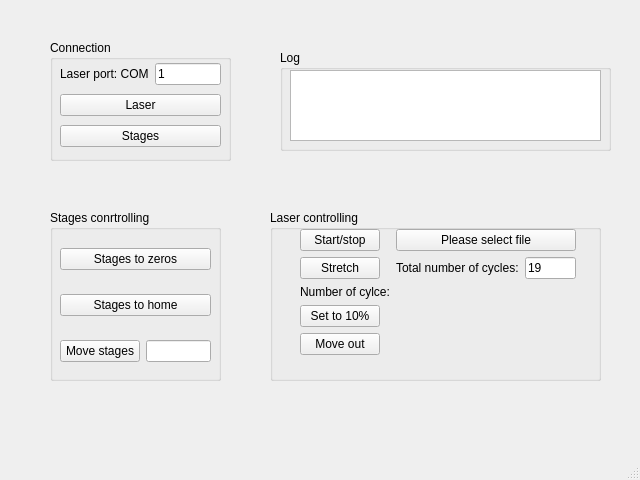
<?xml version="1.0" encoding="UTF-8"?>
<ui version="4.0">
 <class>MainWindow</class>
 <widget class="QMainWindow" name="MainWindow">
  <property name="geometry">
   <rect>
    <x>0</x>
    <y>0</y>
    <width>640</width>
    <height>480</height>
   </rect>
  </property>
  <property name="windowTitle">
   <string>Taper Making UI v.0.6_Dasha</string>
  </property>
  <widget class="QWidget" name="centralwidget">
   <widget class="QGroupBox" name="ConnectionBox">
    <property name="geometry">
     <rect>
      <x>50</x>
      <y>40</y>
      <width>181</width>
      <height>121</height>
     </rect>
    </property>
    <property name="title">
     <string>Connection</string>
    </property>
    <widget class="QWidget" name="verticalLayoutWidget">
     <property name="geometry">
      <rect>
       <x>10</x>
       <y>20</y>
       <width>161</width>
       <height>91</height>
      </rect>
     </property>
     <layout class="QVBoxLayout" name="ConnectionLayout">
      <item>
       <layout class="QHBoxLayout" name="PortLayout">
        <item>
         <widget class="QLabel" name="PortLabel">
          <property name="text">
           <string>Laser port: COM</string>
          </property>
         </widget>
        </item>
        <item>
         <widget class="QLineEdit" name="PortField">
          <property name="text">
           <string>1</string>
          </property>
         </widget>
        </item>
       </layout>
      </item>
      <item>
       <widget class="QPushButton" name="ConnectionLaserButton">
        <property name="text">
         <string>Laser</string>
        </property>
       </widget>
      </item>
      <item>
       <widget class="QPushButton" name="ConnectionStagesButton">
        <property name="text">
         <string>Stages</string>
        </property>
       </widget>
      </item>
     </layout>
    </widget>
   </widget>
   <widget class="QGroupBox" name="LaserControlBox">
    <property name="geometry">
     <rect>
      <x>270</x>
      <y>210</y>
      <width>331</width>
      <height>171</height>
     </rect>
    </property>
    <property name="title">
     <string>Laser controlling</string>
    </property>
    <property name="flat">
     <bool>false</bool>
    </property>
    <property name="checkable">
     <bool>false</bool>
    </property>
    <widget class="QWidget" name="formLayoutWidget">
     <property name="geometry">
      <rect>
       <x>30</x>
       <y>19</y>
       <width>276</width>
       <height>141</height>
      </rect>
     </property>
     <layout class="QFormLayout" name="LaserControlLayout">
      <item row="0" column="0">
       <widget class="QPushButton" name="StartStopButton">
        <property name="text">
         <string>Start/stop</string>
        </property>
       </widget>
      </item>
      <item row="0" column="1">
       <widget class="QPushButton" name="FileBox">
        <property name="text">
         <string>Please select file</string>
        </property>
       </widget>
      </item>
      <item row="1" column="0">
       <widget class="QPushButton" name="StretchButton">
        <property name="text">
         <string>Stretch</string>
        </property>
       </widget>
      </item>
      <item row="1" column="1">
       <layout class="QHBoxLayout" name="NumberOfCyclesLayout">
        <item>
         <widget class="QLabel" name="NumberOfCyclesLabel">
          <property name="text">
           <string>Total number of cycles:</string>
          </property>
         </widget>
        </item>
        <item>
         <widget class="QLineEdit" name="NumberOfCyclesField">
          <property name="text">
           <string>19</string>
          </property>
         </widget>
        </item>
       </layout>
      </item>
      <item row="2" column="0">
       <widget class="QLabel" name="NumberOfCycleLabel">
        <property name="text">
         <string>Number of cylce:</string>
        </property>
       </widget>
      </item>
      <item row="2" column="1">
       <widget class="QLabel" name="NumberOfCycleField">
        <property name="text">
         <string/>
        </property>
       </widget>
      </item>
      <item row="3" column="0">
       <widget class="QPushButton" name="SetToTenButton">
        <property name="text">
         <string>Set to 10%</string>
        </property>
       </widget>
      </item>
      <item row="4" column="0">
       <widget class="QPushButton" name="MoveOutButton">
        <property name="text">
         <string>Move out</string>
        </property>
       </widget>
      </item>
     </layout>
    </widget>
   </widget>
   <widget class="QGroupBox" name="StagesConrtolBox">
    <property name="geometry">
     <rect>
      <x>50</x>
      <y>210</y>
      <width>171</width>
      <height>171</height>
     </rect>
    </property>
    <property name="title">
     <string>Stages conrtrolling</string>
    </property>
    <widget class="QWidget" name="gridLayoutWidget">
     <property name="geometry">
      <rect>
       <x>10</x>
       <y>20</y>
       <width>151</width>
       <height>151</height>
      </rect>
     </property>
     <layout class="QGridLayout" name="StagesLayout">
      <item row="0" column="0" colspan="2">
       <widget class="QPushButton" name="StagesToZerosButton">
        <property name="text">
         <string>Stages to zeros</string>
        </property>
       </widget>
      </item>
      <item row="1" column="0" colspan="2">
       <widget class="QPushButton" name="StagesToHomeButton">
        <property name="text">
         <string>Stages to home</string>
        </property>
       </widget>
      </item>
      <item row="2" column="1">
       <widget class="QLineEdit" name="MoveStagesField"/>
      </item>
      <item row="2" column="0">
       <widget class="QPushButton" name="MoveStagesButton">
        <property name="text">
         <string>Move stages</string>
        </property>
       </widget>
      </item>
     </layout>
    </widget>
   </widget>
   <widget class="QGroupBox" name="LogBox">
    <property name="geometry">
     <rect>
      <x>280</x>
      <y>50</y>
      <width>331</width>
      <height>101</height>
     </rect>
    </property>
    <property name="title">
     <string>Log</string>
    </property>
    <widget class="QTextBrowser" name="LogField">
     <property name="geometry">
      <rect>
       <x>10</x>
       <y>20</y>
       <width>311</width>
       <height>71</height>
      </rect>
     </property>
    </widget>
   </widget>
  </widget>
  <widget class="QMenuBar" name="menubar">
   <property name="geometry">
    <rect>
     <x>0</x>
     <y>0</y>
     <width>640</width>
     <height>21</height>
    </rect>
   </property>
  </widget>
  <widget class="QStatusBar" name="statusbar"/>
 </widget>
 <resources/>
 <connections/>
</ui>
